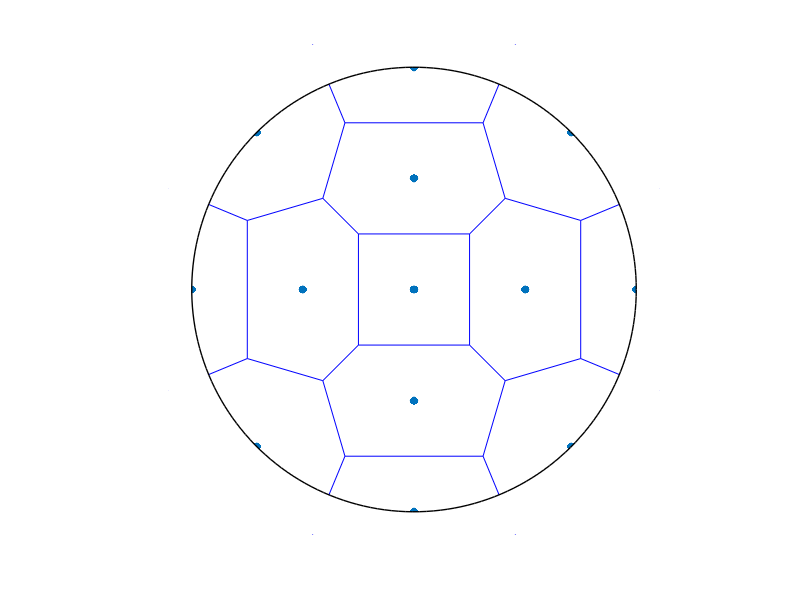

Source code (MATLAB):
sq2 = sqrt(2)/2;

x_voronoi = [1,sq2,0,-sq2,-1,-sq2,0,sq2,1/2,0,-1/2,0,0];
y_voronoi = [0,sq2,1,sq2,0,-sq2,-1,-sq2,0,1/2,0,-1/2,0];

thetas = linspace(0,2*pi,200);
xCirc = cos(thetas);
yCirc = sin(thetas);

xBlock = [xCirc,2,2,-2,-2,2,2];
yBlock = [yCirc,0,-2,-2,2,2,0];

figure(1);
clf;
hold on;
voronoi(x_voronoi,y_voronoi);
scatter(x_voronoi,y_voronoi,'filled','r');
fill(xBlock,yBlock,[1,1,1],'EdgeColor','none');
plot(xCirc,yCirc,'k','LineWidth',1);
axis equal;
axis([-1.1,1.1,-1.1,1.1]);
axis off